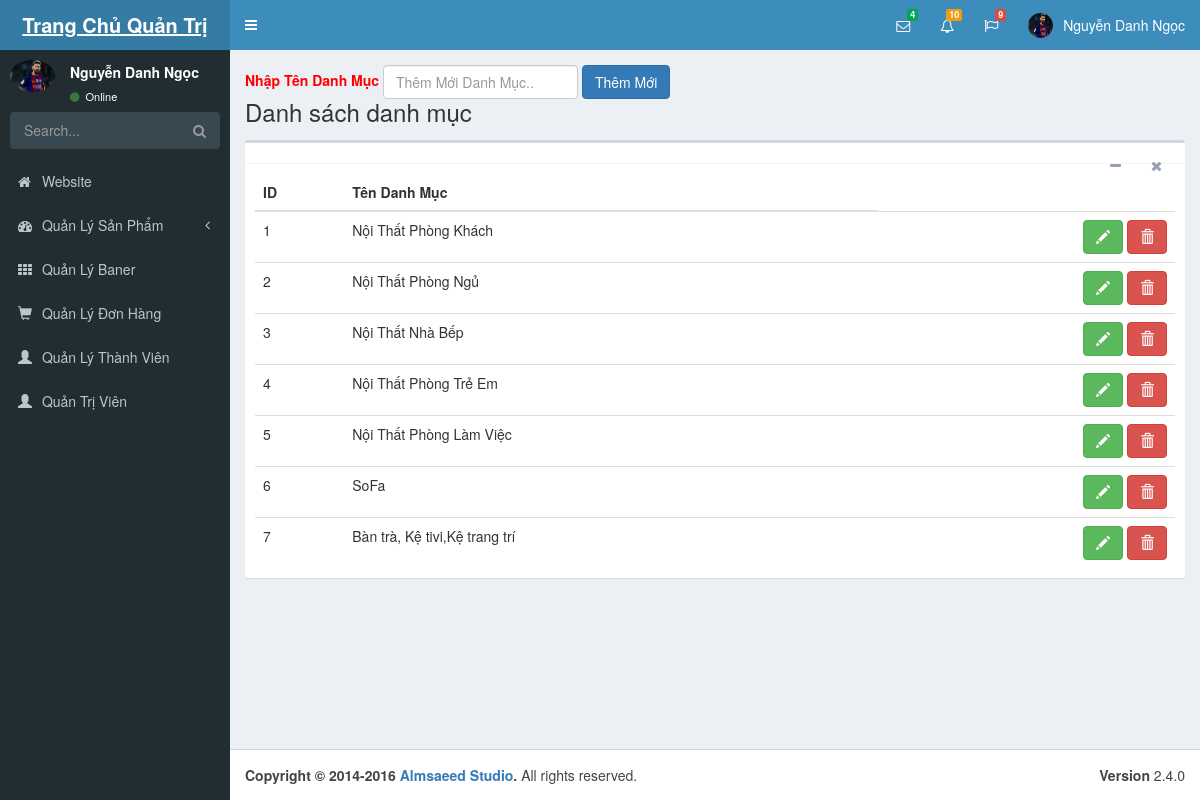
The page /admin/index.php?module=category (signed in) on the database its author committed.
### tables this page shows
CREATE TABLE `category` (
  `id` int(11) NOT NULL,
  `name` varchar(100) DEFAULT NULL,
  `parent` int(11) DEFAULT '0',
  `status` tinyint(1) DEFAULT '1'
);

### admin/index.php (called while the page is built)
<?php include 'header.php'; ?>
<?php
$module = isset($_GET['module']) ? $_GET['module'] : 'main';
$action = isset($_GET['action']) ? $_GET['action'] : 'danh-sach';
include 'modules/'.$module.'/'.$action.'.php';
?>
 <?php include 'footer.php'; ?>

### admin/modules/category/danh-sach.php (the view, shortened to what this page needs)
<section class="content-header">
  <form action="" method="POST" class="form-inline" role="form">
    <div class="form-group">
      <label style="color: red;">Nhập Tên Danh Mục</label>
      <input type="text" class="form-control" id="cat_name" name="name" placeholder="Thêm Mới Danh Mục..">
    </div>
  <button type="button" class="btn btn-primary add-category">Thêm Mới</button>
  </form>
  <h1>
    Danh sách danh mục
  </h1>
</section>
<section class="content">
<?php
  $query = mysqli_query($conn,"SELECT * FROM category");
?>
  <div class="box">
    <div class="box-header with-border">
      <div class="box-tools pull-right">
        <button type="button" class="btn btn-box-tool" data-widget="collapse" data-toggle="tooltip"
                title="Collapse">
          <i class="fa fa-minus"></i></button>
        <button type="button" class="btn btn-box-tool" data-widget="remove" data-toggle="tooltip" title="Remove">
          <i class="fa fa-times"></i></button>
      </div>
    </div>
    <div class="box-body">
      <table class="table table-hover" id="list">
      	<thead>
      		<tr>
      			<th>ID</th>
      			<th>Tên Danh Mục</th>
      		</tr>
      	</thead>
      	<tbody>
        <?php foreach($query as $cat) : ?>
          <tr>
            <td><?php echo $cat['id']; ?></td>
            <td><?php echo $cat['name']; ?></td>
            <td class="text-right">
              <a href="index.php?module=category&action=sua&id=<?php echo $cat['id'];?>" class="btn btn-success"><span class="glyphicon glyphicon-pencil"></span></a>
              <a href="index.php?module=category&action=xoa&id=<?php echo $cat['id'];?>" class="btn btn-danger" onclick="return confirm('bạn có chắc chắn muốn xóa không?')"><span class="glyphicon glyphicon-trash"></span></a>
            </td>
          </tr>
        <?php endforeach; ?>
      	</tbody>
      </table>
    </div>
  </div>
  </section>

### rows shown on the page
category: id "1", name "Nội Thất Phòng Khách"
category: id "2", name "Nội Thất Phòng Ngủ"
category: id "3", name "Nội Thất Nhà Bếp"
category: id "4", name "Nội Thất Phòng Trẻ Em"
category: id "5", name "Nội Thất Phòng Làm Việc"
category: id "6", name "SoFa"
category: id "7", name "Bàn trà, Kệ tivi,Kệ trang trí"

### other values the page prints
$admin['name'] "Nguyễn Danh Ngọc"
